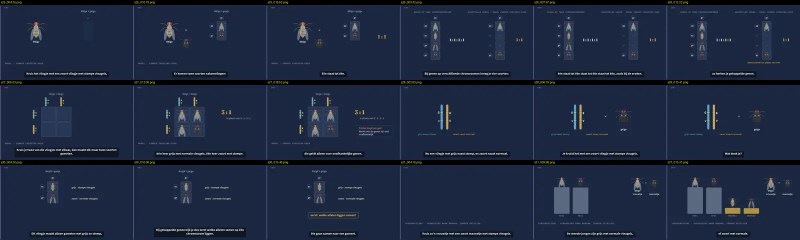
#> input picture films/erfelijkheid/4-dihybride-kruising-en-gekoppelde-overerving/bron/review_fris/c.webp, 1600 x 480 px, given in place of C.png, which was not available (shown at 1/2 size)
$ python renderC.py ../../../films/erfelijkheid/4-dihybride-kruising-en-gekoppelde-overerving/bron/review_fris/c.webp
#> lines starting #> are read from the running program, lines starting #| are printed output that depends on the picture
import asyncio, sys, os
from playwright.async_api import async_playwright
from PIL import Image
D=os.path.dirname(os.path.abspath(__file__)); BASE='http://localhost:8797'+D
objs=sys.argv[1:]
async def main():
  async with async_playwright() as p:
    b=await p.chromium.launch(); pg=await b.new_page(viewport={'width':1280,'height':720}); errs=[]
    pg.on('pageerror',lambda e: errs.append(str(e))); pg.on('console',lambda m: errs.append(m.text) if m.type=='error' else None)
    for o in objs:
      errs.clear(); await pg.goto(f'{BASE}/harness.html?obj={o}&v=C'); await pg.wait_for_function('window.KLAAR',timeout=15000)
      f=await pg.evaluate('window.FOUT||""'); await pg.screenshot(path=os.path.join(D,o,'C.png')); print(o,'FOUT:'+f[:300] if f else 'ok',errs[:3])
    await b.close()
asyncio.run(main())
#> (the call stopped at `async def main(): async with async_playwright() as p: b=await p.chromi..`: playwright is not available in this run)
for o in objs:
  Image.open(os.path.join(D,o,'C.png')).resize((960,540)).save(os.path.join(D,'_kijkC_'+o+'.png'))
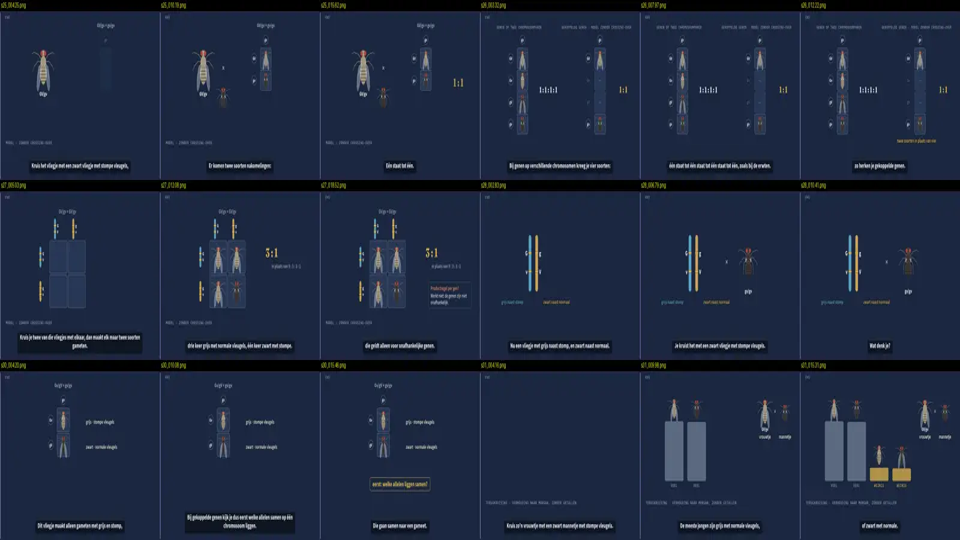
#> saved as c.webp.png: PIL image 960x540 RGB; mean R, G, B 30, 40.8, 63.5

$ run again, with films/erfelijkheid/4-dihybride-kruising-en-gekoppelde-overerving/bron/review_fris/a.webp copied over films/erfelijkheid/4-dihybride-kruising-en-gekoppelde-overerving/bron/review_fris/c.webp
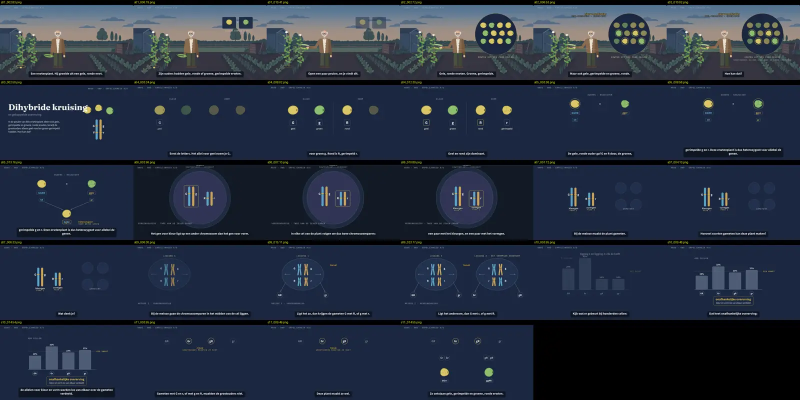
#> input picture films/erfelijkheid/4-dihybride-kruising-en-gekoppelde-overerving/bron/review_fris/a.webp, 1600 x 800 px, given in place of C.png, which was not available (shown at 1/2 size)
#> `Image.open(os.path.join(D,o,'C.png')).resize((960,540)).save(os.path.j..`:
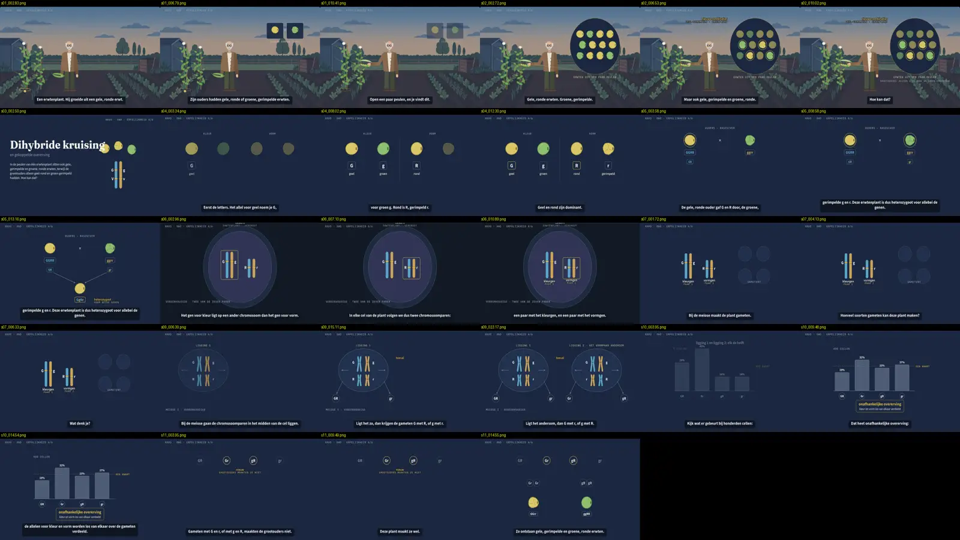
#> saved as c.webp.png: PIL image 960x540 RGB; mean R, G, B 37.4, 46.7, 63.4

$ run again, with films/erfelijkheid/4-dihybride-kruising-en-gekoppelde-overerving/bron/review_fris/b.webp copied over films/erfelijkheid/4-dihybride-kruising-en-gekoppelde-overerving/bron/review_fris/c.webp
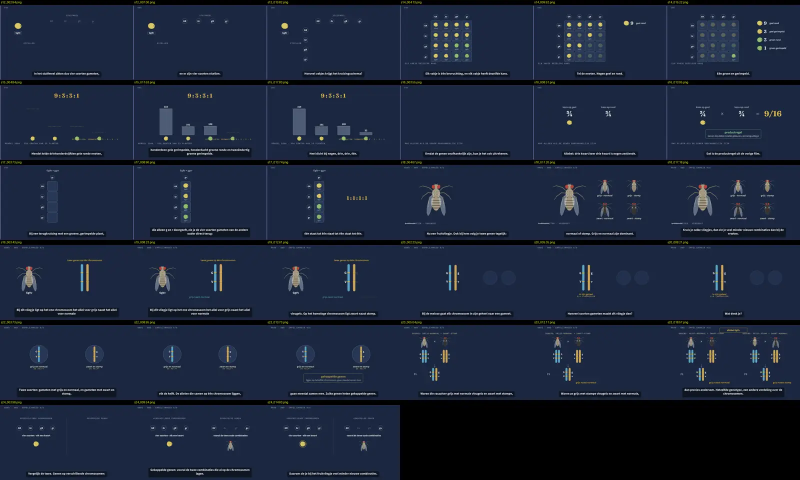
#> input picture films/erfelijkheid/4-dihybride-kruising-en-gekoppelde-overerving/bron/review_fris/b.webp, 1600 x 960 px, given in place of C.png, which was not available (shown at 1/2 size)
#> `Image.open(os.path.join(D,o,'C.png')).resize((960,540)).save(os.path.j..`:
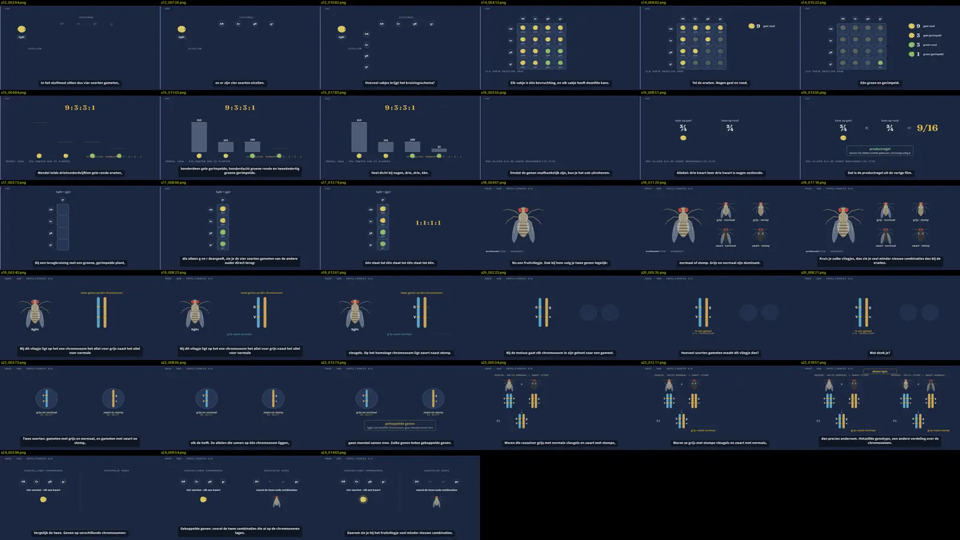
#> saved as c.webp.png: PIL image 960x540 RGB; mean R, G, B 27.4, 37.3, 57.7

$ run again, with films/erfelijkheid/4-dihybride-kruising-en-gekoppelde-overerving/bron/review_fris/d.webp copied over films/erfelijkheid/4-dihybride-kruising-en-gekoppelde-overerving/bron/review_fris/c.webp
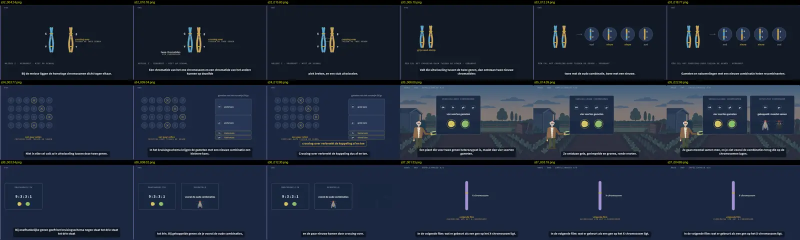
#> input picture films/erfelijkheid/4-dihybride-kruising-en-gekoppelde-overerving/bron/review_fris/d.webp, 1600 x 480 px, given in place of C.png, which was not available (shown at 1/2 size)
#> `Image.open(os.path.join(D,o,'C.png')).resize((960,540)).save(os.path.j..`:
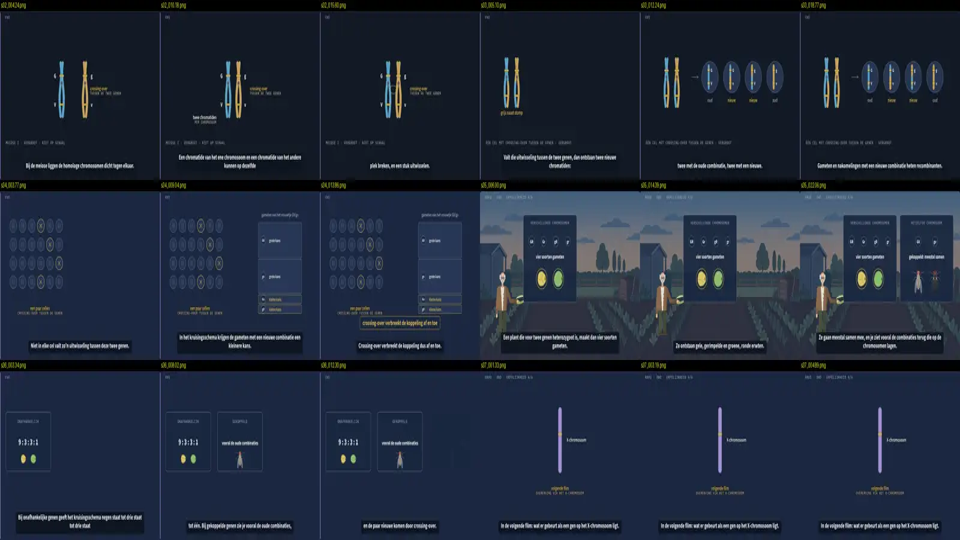
#> saved as c.webp.png: PIL image 960x540 RGB; mean R, G, B 31.4, 41, 58
